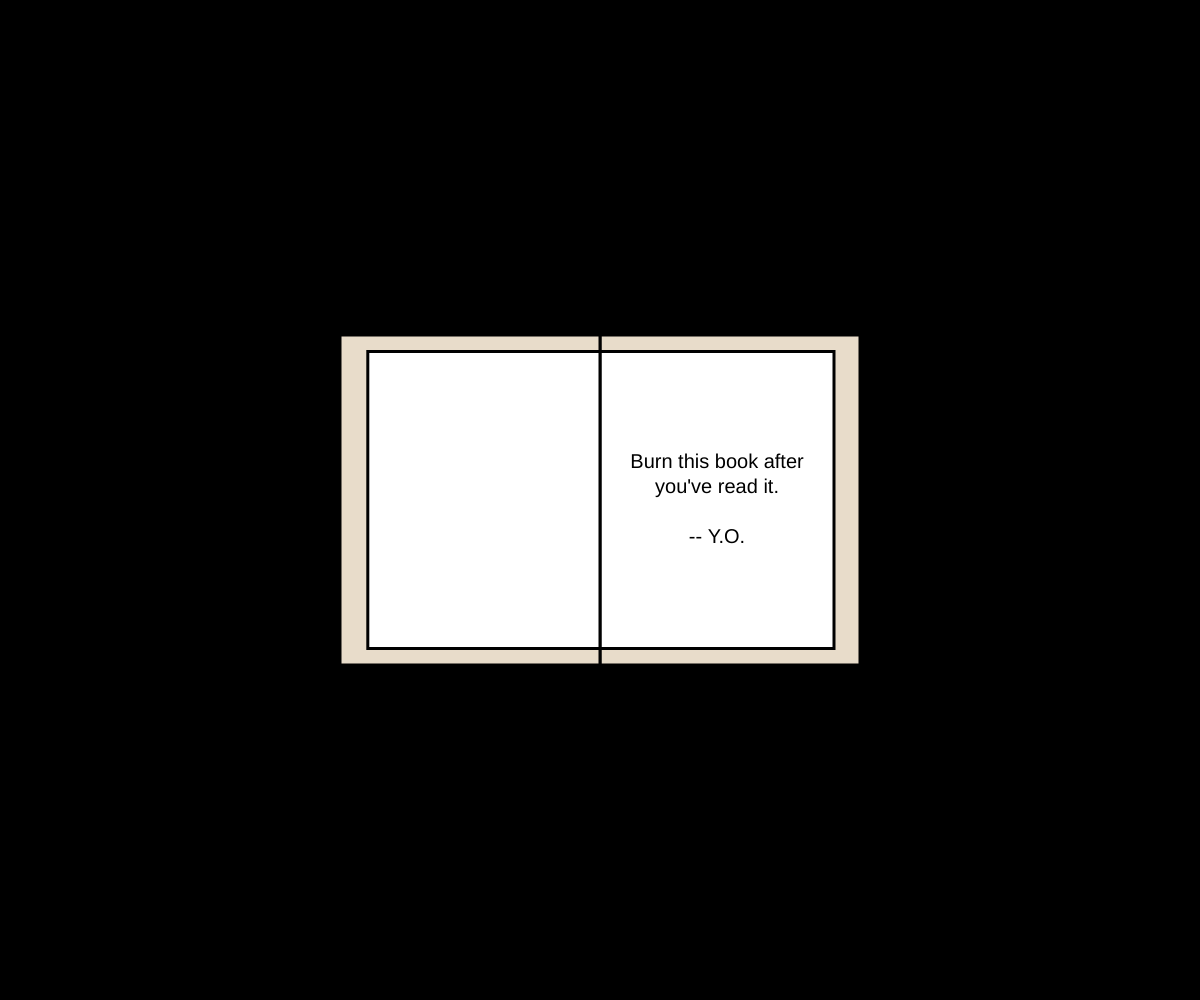
Frame 1 (no input)
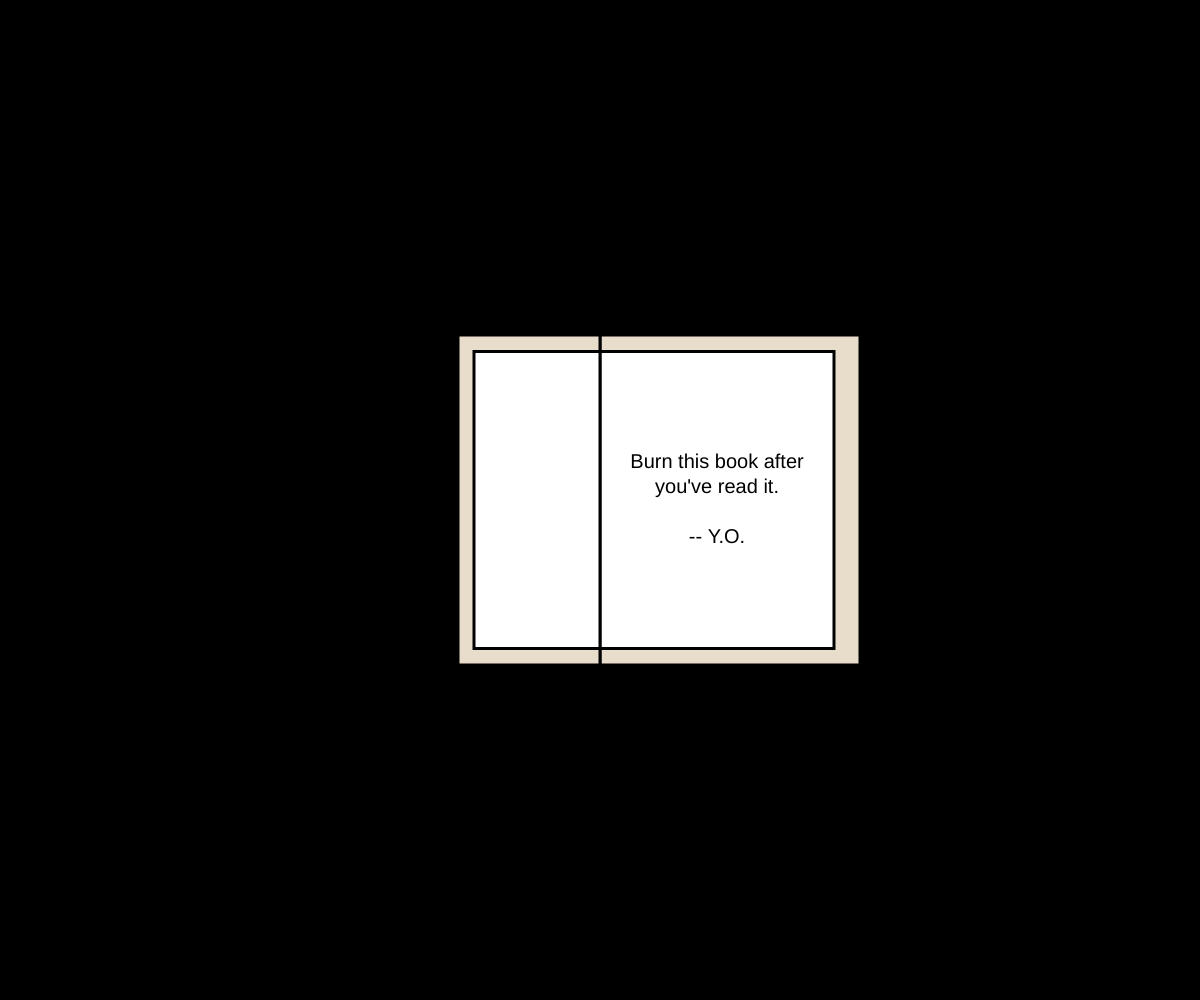
Frame 60 (no input)
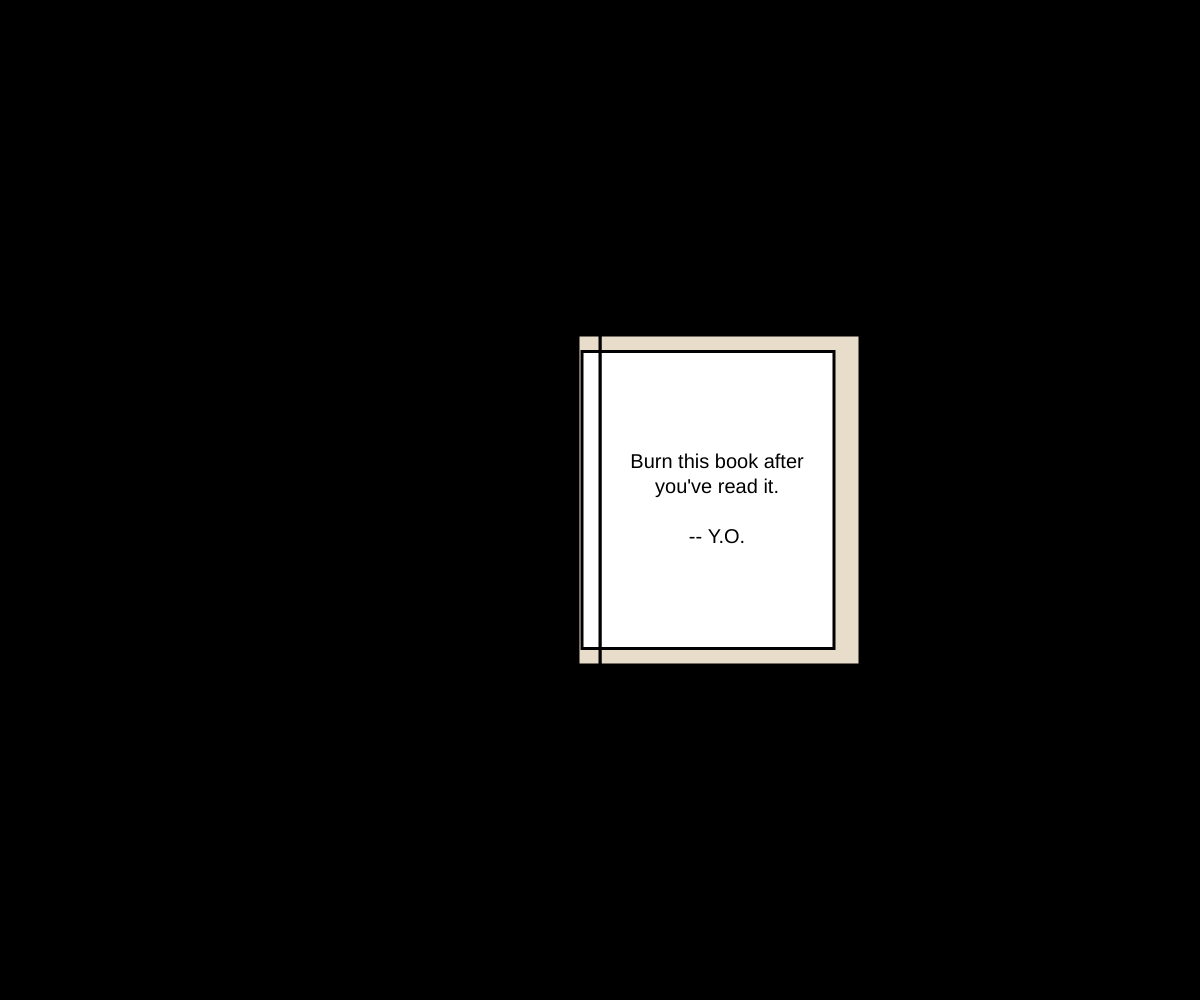
Frame 120 (the mouse pressed at the canvas centre since frame 60)

The p5.js sketch that drew these frames (run headless with seeded random() and noise() and a simulated clock; from frame 60 on, the mouse is pressed at the canvas centre):

// p5.js sketch
// ── sketch.js
let initWidth = 260;
let bookXoff = 0;
let flamePosX = [];
let flamePosY = [];
let flameVelX = [];
let flameVelY = [];
let flameColor = [];
let flameSize = [];
let bookWidth = initWidth;
let bookHeight = 330;
let bookClosed = false;
let flameStartTime;

let flameStart = false;
function setup() {
  createCanvas(windowWidth, windowHeight);
}

function draw() {
background(0);
rectMode(CENTER);
strokeWeight(3);
stroke(0);
fill(232, 220, 202);

push();
translate(bookXoff, 0);
rect(width/2 + initWidth/2, height/2, initWidth, bookHeight);
rect(width/2 - bookWidth/2, height/2, bookWidth, bookHeight);
fill(255);

if(bookWidth >- initWidth){
  bookWidth -= 2;
} else{
  bookClosed = true;
}

if(bookClosed){
  if(bookXof >- initWidth/2){
    bookXoff -= 3;
  } else if(flameStart==false){
    flameStart = true;
    flameStartTime = millis();
  }
}

rect(width/2 + initWidth * 0.9 / 2, height/2, initWidth*0.9, bookHeight*0.9);
rect(width/2 - bookWidth * 0.9 / 2, height/2, bookWidth*0.9, bookHeight*0.9);

textAlign(CENTER,CENTER);
fill(0);
noStroke();
textSize(20);
text("Burn this book after you've read it.\n\n-- Y.O.", width/2 + initWidth*0.9/2, height/2, initWidth*0.9, bookHeight*0.9);
stroke(0);

if(bookWidth < 0){
  fill(232, 220, 202);
  rect(width/2 - bookWidth/2, height/2, bookWidth, bookHeight);
}
pop()


if(flameStart){
  let passTime = millis() - flameStartTime;
  let num = passTime / 1000;
  if(num > 30){
    num = 30;
  }
  for(let i = 0; i < num; i += 1){
    flamePosX.push(width/2 + random(-initWidth/2, initWidth/2));
    flamePosY.push(height/2 + random(-bookHeight/2, bookHeight/2));
    flameVelX.push(random(-5, 5));
    flameVelY.push(random(-5, 5));
  flameSize.push(random(5, 20+num));
  flameColor.push(color(random(200, 255),random(0, 255),0));
  }

}
for(let i = 0; i < flamePosX.length; i++){
  if(flameSize[i] > 2){
  fill(flameColor[i]);
  noStroke();
  ellipse(flamePosX[i], flamePosY[i], flameSize[i]);
  flamePosX[i] += flameVelX[i];
  flamePosY[i] += flameVelY[i];
  flameSize[i] *= 0.98;
  }
}
}
